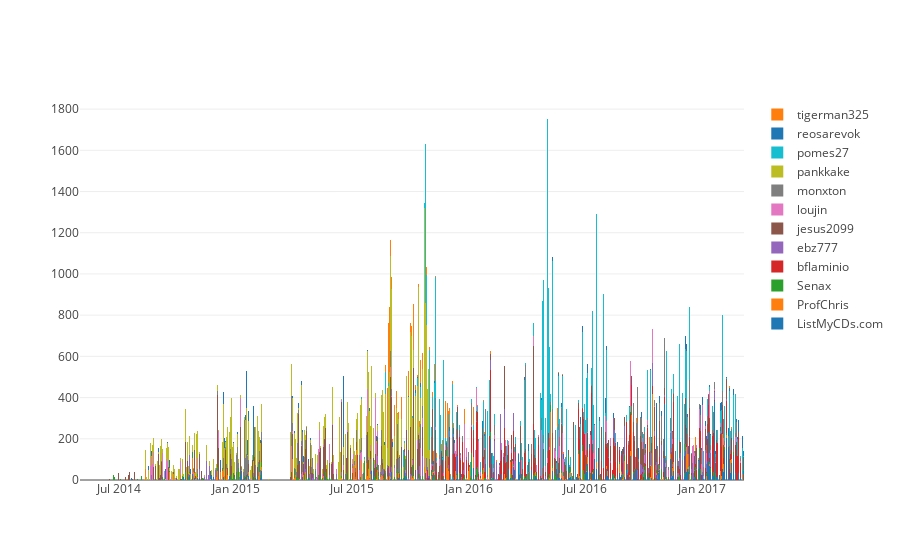

The notebook cell saved with this chart:
### Code cell
data = []
for editor in editor_and_date_count.columns:
    trace = go.Bar(
        x=editor_and_date_count.index,
        y=editor_and_date_count[[editor]].values.flatten(),
        name=editor
    )
    data.append(trace)

iplot(go.Figure(data=data, 
                layout=go.Layout(barmode='stack')))

### Figure 1 — Plotly figure (JSON) as saved in the notebook; plotly's stock layout.template omitted (floating-point values rounded to 4 significant figures; data arrays with more than 128 entries replaced by an {"elided": "..."} marker saying what was removed)
{"data": [{"name": "ListMyCDs.com", "type": "bar", "x": {"elided": "1042 str values"}, "y": {"elided": "1042 int values"}}, {"name": "ProfChris", "type": "bar", "x": {"elided": "1042 str values"}, "y": {"elided": "1042 int values"}}, {"name": "Senax", "type": "bar", "x": {"elided": "1042 str values"}, "y": {"elided": "1042 int values"}}, {"name": "bflaminio", "type": "bar", "x": {"elided": "1042 str values"}, "y": {"elided": "1042 int values"}}, {"name": "ebz777", "type": "bar", "x": {"elided": "1042 str values"}, "y": {"elided": "1042 int values"}}, {"name": "jesus2099", "type": "bar", "x": {"elided": "1042 str values"}, "y": {"elided": "1042 int values"}}, {"name": "loujin", "type": "bar", "x": {"elided": "1042 str values"}, "y": {"elided": "1042 int values"}}, {"name": "monxton", "type": "bar", "x": {"elided": "1042 str values"}, "y": {"elided": "1042 int values"}}, {"name": "pankkake", "type": "bar", "x": {"elided": "1042 str values"}, "y": {"elided": "1042 int values"}}, {"name": "pomes27", "type": "bar", "x": {"elided": "1042 str values"}, "y": {"elided": "1042 int values"}}, {"name": "reosarevok", "type": "bar", "x": {"elided": "1042 str values"}, "y": {"elided": "1042 int values"}}, {"name": "tigerman325", "type": "bar", "x": {"elided": "1042 str values"}, "y": {"elided": "1042 int values"}}], "layout": {"barmode": "stack"}}
